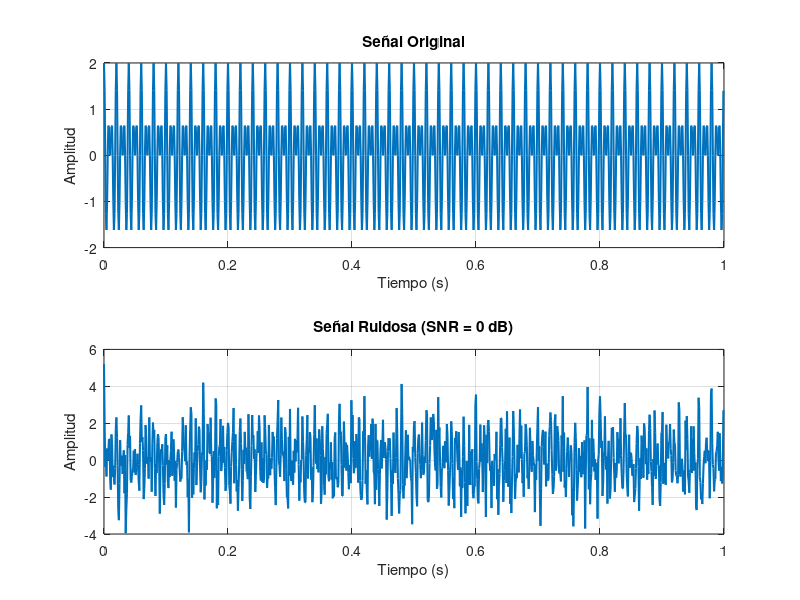
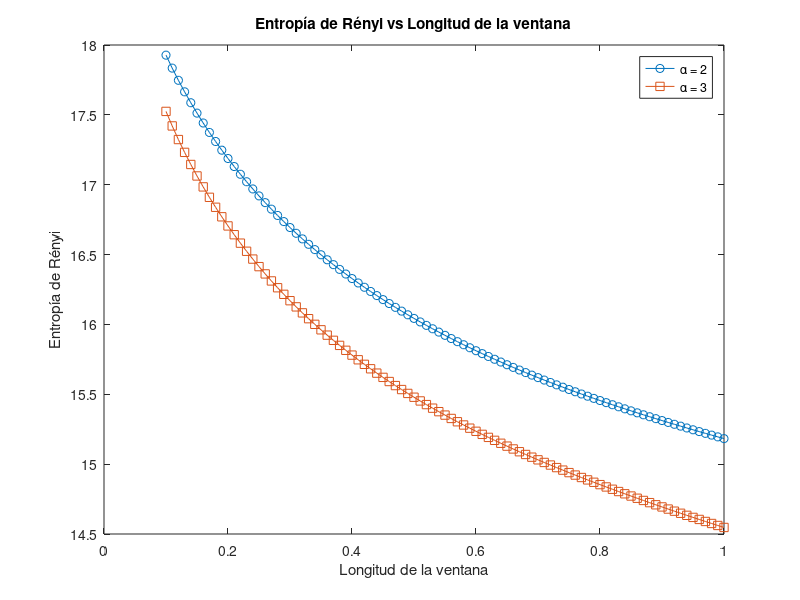

The MATLAB source for these figures, in order:
Fs = 1000;                  % Frecuencia de muestreo
Ts = 1/Fs;                  % Intervalo de muestreo
t = 0:Ts:1-Ts;              % Vector de tiempo
N = length(t);              % Longitud de la señal
k = 200;                    % Parámetro de la ventana gaussiana
len = 0.1:0.01:1;           % Diferentes longitudes de la ventana
sigma = 18 ./ len.^2;       % Parámetro sigma para cada longitud de ventana
f1 = 100;                   % Frecuencia de la primera señal
f2 = 150;                   % Frecuencia de la segunda señal
alpha1 = 2;                 % Parámetro alpha para la entropía de Rényi (caso 1)
alpha2 = 3;                 % Parámetro alpha para la entropía de Rényi (caso 2)

% x1 = cos(2*pi*f1*t + 2*pi*100*t.^2);  % Primera señal
% x2 = cos(2*pi*f2*t + 2*pi*100*t.^2);  % Segunda señal
x1 = cos(2*pi*f1*t);                  % Primera señal
x2 = cos(2*pi*f2*t);                  % Segunda señal
x = x1 + x2;                          % Señal combinada

P_signal = mean(x.^2);                % Potencia de la señal original

% Generar ruido gaussiano con la misma potencia que la señal
ruido_gaussiano = sqrt(P_signal) * randn(size(x));  % Escalar el ruido para que tenga la misma potencia
x_ruido = x + ruido_gaussiano;               % Señal con ruido

% Parámetros para la STFT
STFT = zeros(N, N);                    % Matriz para almacenar el resultado de la STFT

% Inicialización de los vectores para almacenar la entropía de Rényi
renyi_alpha1 = zeros(1, length(len)); 
renyi_alpha2 = zeros(1, length(len)); 

for l = 1:length(len)
    for n = 1:N
        a = n / Fs;                           % Desplazamiento de la ventana
        g = exp(-sigma(l) * (t - a).^2);      % Ventana gaussiana
        x_v = x_ruido .* g;                         % Multiplicación de la señal por la ventana
        x_v_f = fftshift(fft(x_v));           % FFT de la señal segmentada
        STFT(:, n) = x_v_f;                   % Almacenar en la matriz de STFT
    end

    % Cálculo del espectrograma
    spec = abs(STFT).^2;                      % Potencia espectral (magnitud al cuadrado)

    % Normalización del espectrograma
    spec_norm = spec ./ sum(sum(spec));         % Normalización para que el espectrograma sea una distribución de probabilidad

    % Cálculo de la entropía de Rényi para alpha = 2
    renyi_alpha1(l) = (1 / (1 - alpha1)) * log2(sum(sum(spec_norm.^alpha1)));

    % Cálculo de la entropía de Rényi para alpha = 3
    renyi_alpha2(l) = (1 / (1 - alpha2)) * log2(sum(sum(spec_norm.^alpha2)));

end

subplot(2, 1, 1);
plot(t, x, 'LineWidth', 1.5);
title('Señal Original');
xlabel('Tiempo (s)');
ylabel('Amplitud');
grid on;

% Subplot para la señal ruidosa con SNR = 0 dB
subplot(2, 1, 2);
plot(t, x_ruido, 'LineWidth', 1.5);
title('Señal Ruidosa (SNR = 0 dB)');
xlabel('Tiempo (s)');
ylabel('Amplitud');
grid on;


% Graficar la entropía de Rényi en función de la longitud de la ventana
figure;
plot(len, renyi_alpha1, '-o', 'DisplayName', ['α = ', num2str(alpha1)]);
hold on;
plot(len, renyi_alpha2, '-s', 'DisplayName', ['α = ', num2str(alpha2)]);
xlabel('Longitud de la ventana');
ylabel('Entropía de Rényi');
title('Entropía de Rényi vs Longitud de la ventana');
legend show;

% Encontrar el mínimo global para alpha = 2 y alpha = 3
[min_renyi1, index_min_renyi1] = min(renyi_alpha1);
[min_renyi2, index_min_renyi2] = min(renyi_alpha2);

% Mostrar resultados del mínimo
disp(['Mínimo global de la entropía de Rényi (α = ', num2str(alpha1), '): ', num2str(min_renyi1), ' en longitud de ventana: ', num2str(len(index_min_renyi1)), 's']);
disp(['Mínimo global de la entropía de Rényi (α = ', num2str(alpha2), '): ', num2str(min_renyi2), ' en longitud de ventana: ', num2str(len(index_min_renyi2)),'s']);